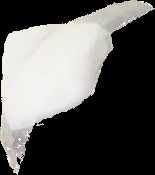
#> input picture main/patch.jpg, 155 x 175 px
$ python eye_detector.py
#> lines starting #> are read from the running program, lines starting #| are printed output that depends on the picture; after the words box and inside, x2 and y2 are one past the last pixel; in counts of white or black regions, pixels touching at a corner belong together
import numpy as np
import cv2
import os

class Preprocess:

    def __init__(self, haarcascade, patch):

#> called with haarcascade = 'haarcascades_eye.xml', patch = 'patch.jpg'
        self.eye_cascade = cv2.CascadeClassifier(haarcascade)
        self.patch = cv2.imread(patch)
#> self.patch is the input picture: shape (175, 155, 3); mean B, G, R 90.8, 92.7, 93.6
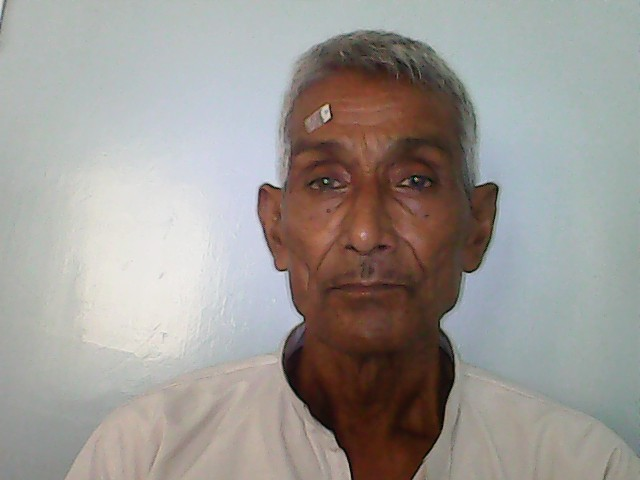
#> input picture main/photoshop/PRE_F240445_23_21_R.jpg, 640 x 480 px, found by its file name
#> in subtract_backgroud, img is the input picture: shape (480, 640, 3); mean B, G, R 148.4, 152.7, 157.1
#> in subtract_backgroud, `gray = cv2.cvtColor(img, cv2.COLOR_BGR2GRAY)`:
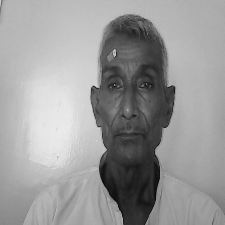
#> gray: shape (225, 225); min 5, max 237, mean 153.4
#> in subtract_backgroud, `edges = cv2.Canny(img,0,150)`:
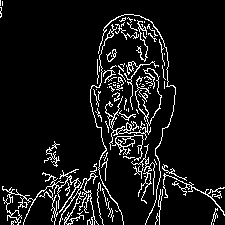
#> edges: shape (225, 225); 8.4% white in thin lines or dots
#> in subtract_backgroud, `edges = cv2.dilate(edges,kernel,iterations = 1)`: edges: shape (225, 225); 25.3% white; 4 white regions, box (x1, y1, x2, y2) and area: (1, 13, 225, 225) 12334, (43, 140, 61, 168) 291, (105, 48, 118, 63) 131, (0, 0, 4, 19) 63
#> in subtract_backgroud, `cv2.floodFill(im_floodfill, mask, (10,0), 255);`:
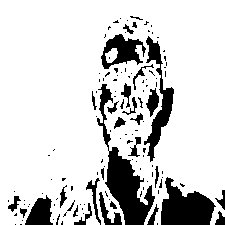
#> im_floodfill: shape (225, 225); 82.6% white; 126 black regions (96 under 20 px), largest, box (x1, y1, x2, y2) and area: (97, 84, 155, 225) 2334, (161, 177, 216, 225) 1659, (144, 36, 174, 162) 1095
#> in subtract_backgroud, `im_out = edges | im_floodfill_inv`:
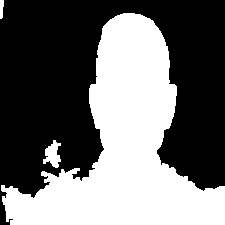
#> im_out: shape (225, 225); 42.7% white; 3 white regions, box (x1, y1, x2, y2) and area: (1, 13, 225, 225) 21267, (43, 140, 61, 168) 295, (0, 0, 4, 19) 63

    def add_eyeptach(self, img):

        gray = cv2.cvtColor(img, cv2.COLOR_BGR2GRAY)
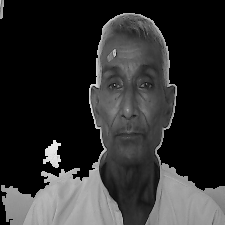
#> gray: shape (225, 225); min 0, max 233, mean 46.1

        eyes = self.eye_cascade.detectMultiScale(gray)
#> eyes = [[105, 74, 23, 23], [133, 72, 26, 26]]

        if len(eyes) == 0:
            eyes = [(127, 127, 30, 30)]
        else:
            eyes= sorted(eyes,key=lambda x:x[2], reverse=True)
#> eyes = [[133, 72, 26, 26], [105, 74, 23, 23]]

        correct_eye = ()
        for eye in eyes:
            (ex,ey,ew,eh) = eye
            if (ex+ew+20 < 225 and ex-20 > 0 and ey+eh+20 < 225 and ey-20 > 0):
                correct_eye = eye
                break
#> this loop made 1 pass

        if len(correct_eye) == 0:
            (ex, ey, ew, eh) = (127, 127, 30, 30)
        else:
            (ex,ey,ew,eh) = correct_eye

        roi = img[ey-15:ey+eh+15, ex-15:ex+ew+15]

        # Now create a mask of patch and create its inverse mask also
        patch_resized = cv2.resize(self.patch, (ew+30, eh+30), interpolation = cv2.INTER_AREA)

        if (ex + (ex+ew))/2 > 112:
            patch_resized = cv2.flip( patch_resized, 1 )

        patch2gray = cv2.cvtColor(patch_resized,cv2.COLOR_BGR2GRAY)
        ret, mask = cv2.threshold(patch2gray, 10, 255, cv2.THRESH_BINARY)
#> mask: shape (56, 56); 44.6% white; 1 white region, box (x1, y1, x2, y2) and area: (0, 0, 56, 56) 1398
        mask_inv = cv2.bitwise_not(mask)
#> mask_inv: shape (56, 56); 55.4% white; 1 black region, box (x1, y1, x2, y2) and area: (0, 0, 56, 56) 1398

        img_bg = cv2.bitwise_and(roi,roi,mask = mask_inv)
#> img_bg: shape (56, 56, 3)
        patch_fg = cv2.bitwise_and(patch_resized,patch_resized,mask = mask)

        dst = cv2.add(img_bg,patch_fg)

        img[ey-15:ey+eh+15, ex-15:ex+ew+15] = dst
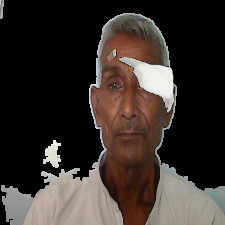
#> img: shape (225, 225, 3); mean B, G, R 43.7, 48, 56.1

        return img

    def subtract_backgroud(self, img_path):

        img = cv2.imread(img_path)

        img =    cv2.resize(img, (225, 225))

        gray = cv2.cvtColor(img, cv2.COLOR_BGR2GRAY)

        kernel = np.ones((3,3),np.uint8)

        edges = cv2.Canny(img,0,150)
        edges = cv2.dilate(edges,kernel,iterations = 1)

        # Threshold.
        # Set values equal to or above 220 to 0.
        # Set values below 220 to 255.

        # Copy the thresholded image.
        im_floodfill = edges.copy()

        # Mask used to flood filling.
        # Notice the size needs to be 2 pixels than the image.
        h, w = edges.shape[:2]
        mask = np.zeros((h+2, w+2), np.uint8)

        # Floodfill from point (0, 0)
        cv2.floodFill(im_floodfill, mask, (10,0), 255);
        cv2.floodFill(im_floodfill, mask, (w-10,0), 255);

        # Invert floodfilled image
        im_floodfill_inv = cv2.bitwise_not(im_floodfill)

        # Combine the two images to get the foreground.
        im_out = edges | im_floodfill_inv

        img_bg = cv2.bitwise_and(img,img,mask = im_out)

        return img_bg

if __name__ == "__main__":
    p = Preprocess("haarcascades_eye.xml", "patch.jpg")
    out = p.subtract_backgroud("/mnt/Data/Code/deep-blue/EYC3PDBS3/main/.eycdata/pre/Person-F240445/PRE_F240445_23_21_R.jpg")

    out_sub = p.add_eyeptach(out)

    cv2.imshow('img',out_sub)
    key = cv2.waitKey(0)
#> (key Esc is pressed here)
    cv2.destroyAllWindows()
